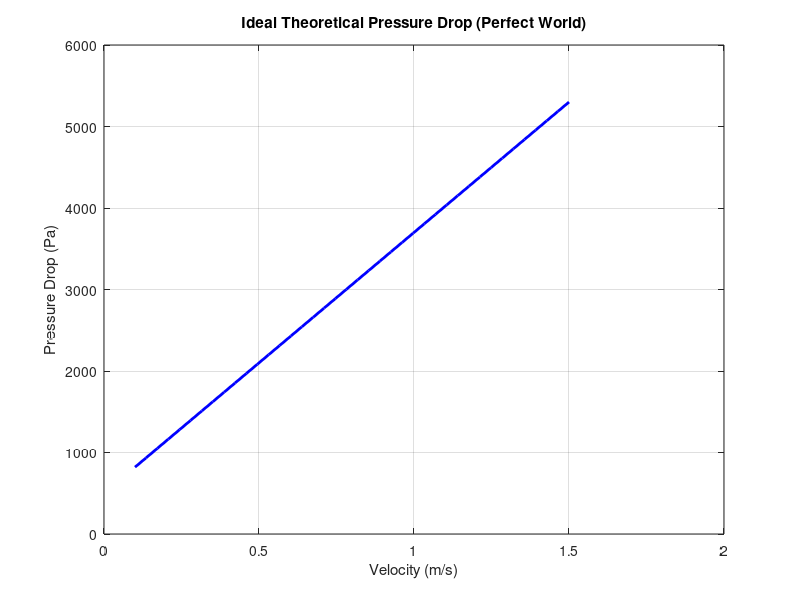
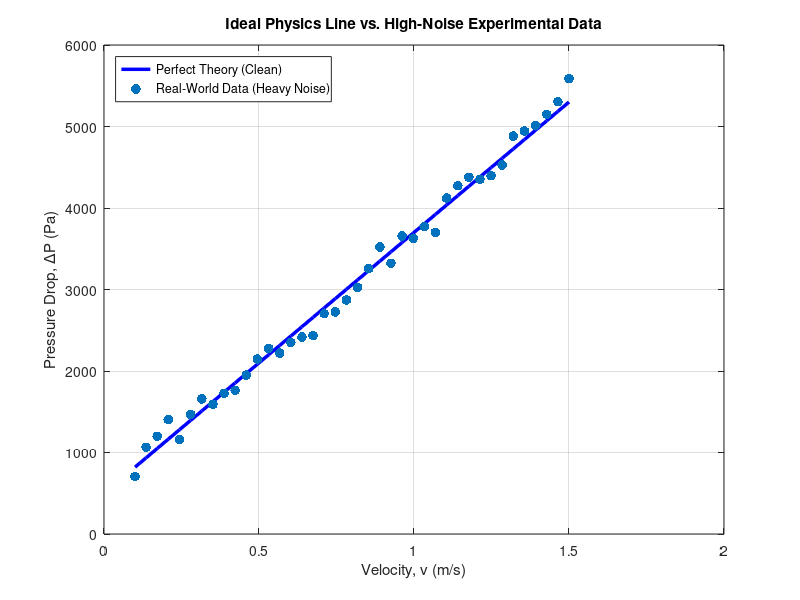
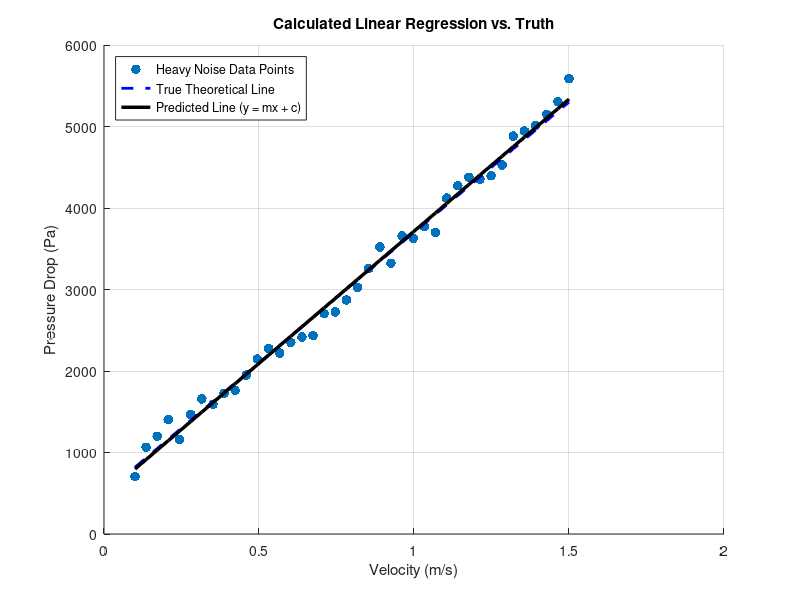

Source code (MATLAB) for these figures, in order:
%% MATLAB Fluid Mechanics Lab: Linear Regression Tutorial
clear; clc; close all;

%% =====================================================================
%% Step 1: Theoretical Laminar Flow (No Noise)
%% =====================================================================
% 1. Physical Parameters
mu = 0.001;        % Viscosity of fluid (Water at 20C, Pa*s)
L = 10;            % Physical length of pipe (meters)
P_charge = 500;    % System baseline charge pressure (Pascals)
D = 0.010;         % Pipe diameter (10mm converted to meters)

% 2. Independent Variable (Fluid Velocity vector)
v = linspace(0.1, 1.5, 40)'; 

% 3. Calculate Theoretical Slope (m) and Pressure Drop (y = mx + c)
% Using the Hagen-Poiseuille equation framework
m_theoretical = (32 * mu * L) / (D^2);
dP_theoretical = m_theoretical * v + P_charge;

% 4. Simple Visual Plot
figure('Name', 'Step 1: Clean Physics');
plot(v, dP_theoretical, 'b-', 'LineWidth', 2);
xlabel('Velocity (m/s)');
ylabel('Pressure Drop (Pa)');
title('Ideal Theoretical Pressure Drop (Perfect World)');
grid on;


%% =====================================================================
%% Step 2: Simulating High-Noise Lab Data (Extreme Variance)
%% =====================================================================
% 1. Inject heavy numerical noise (Increased multiplier to 120 for clear contrast)
heavy_noise = 120 * randn(size(v));

% 2. Add this extreme noise to our perfect theoretical line
dP_experimental_noisy = dP_theoretical + heavy_noise;

% 3. Plot the ideal line against the heavily scattered data
figure('Name', 'Step 2: Adding Sensor Noise');
plot(v, dP_theoretical, 'b-', 'LineWidth', 2.5); % The clean ideal line
hold on;
scatter(v, dP_experimental_noisy, 50, 'ro', 'filled'); % Messy data points

% Formatting
xlabel('Velocity, v (m/s)');
ylabel('Pressure Drop, \DeltaP (Pa)');
title('Ideal Physics Line vs. High-Noise Experimental Data');
legend('Perfect Theory (Clean)', 'Real-World Data (Heavy Noise)', 'Location', 'NorthWest');
grid on;


%% =====================================================================
%% Step 3: Finding the Best-Fit Line (Linear Regression & Prediction)
%% =====================================================================
% 1. Use polyfit to extract the slope (m) and intercept (c) from the NOISY data
% (Takes the x-vector, y-vector, and polynomial degree 1 for a straight line)
coefficients = polyfit(v, dP_experimental_noisy, 1);
m_regressed = coefficients(1);
c_regressed = coefficients(2);

% 2. Calculate Predicted values using the explicit linear equation: y = m*x + c
% This shows students the raw math behind engineering predictions
dP_predicted_equation = m_regressed * v + c_regressed; 

% 3. Plot the final comparison
figure('Name', 'Step 3: Linear Regression Curve Fit');
scatter(v, dP_experimental_noisy, 50, 'ro', 'filled'); % Raw lab points
hold on;
plot(v, dP_theoretical, 'b--', 'LineWidth', 2);         % True physical law
plot(v, dP_predicted_equation, 'k-', 'LineWidth', 2.5); % Calculated best fit line

% Formatting
xlabel('Velocity (m/s)');
ylabel('Pressure Drop (Pa)');
title('Calculated Linear Regression vs. Truth');
legend('Heavy Noise Data Points', 'True Theoretical Line', 'Predicted Line (y = mx + c)', 'Location', 'NorthWest');
grid on;

% 4. Print comparative equations and values directly to the command window
fprintf('\n=================== LAB STUDY REGRESSION RESULTS ===================\n');
fprintf('Theoretical Law Equation:   dP = %.2f * v + %.2f\n', m_theoretical, P_charge);
fprintf('PREDICTED Model Equation:   dP = %.2f * v + %.2f\n', m_regressed, c_regressed);
fprintf('--------------------------------------------------------------------\n');
fprintf('Theoretical Slope: %.2f  |  Predicted Slope: %.2f\n', m_theoretical, m_regressed);
fprintf('Target Intercept:  %.2f  |  Predicted Intercept: %.2f\n', P_charge, c_regressed);
fprintf('====================================================================\n');
